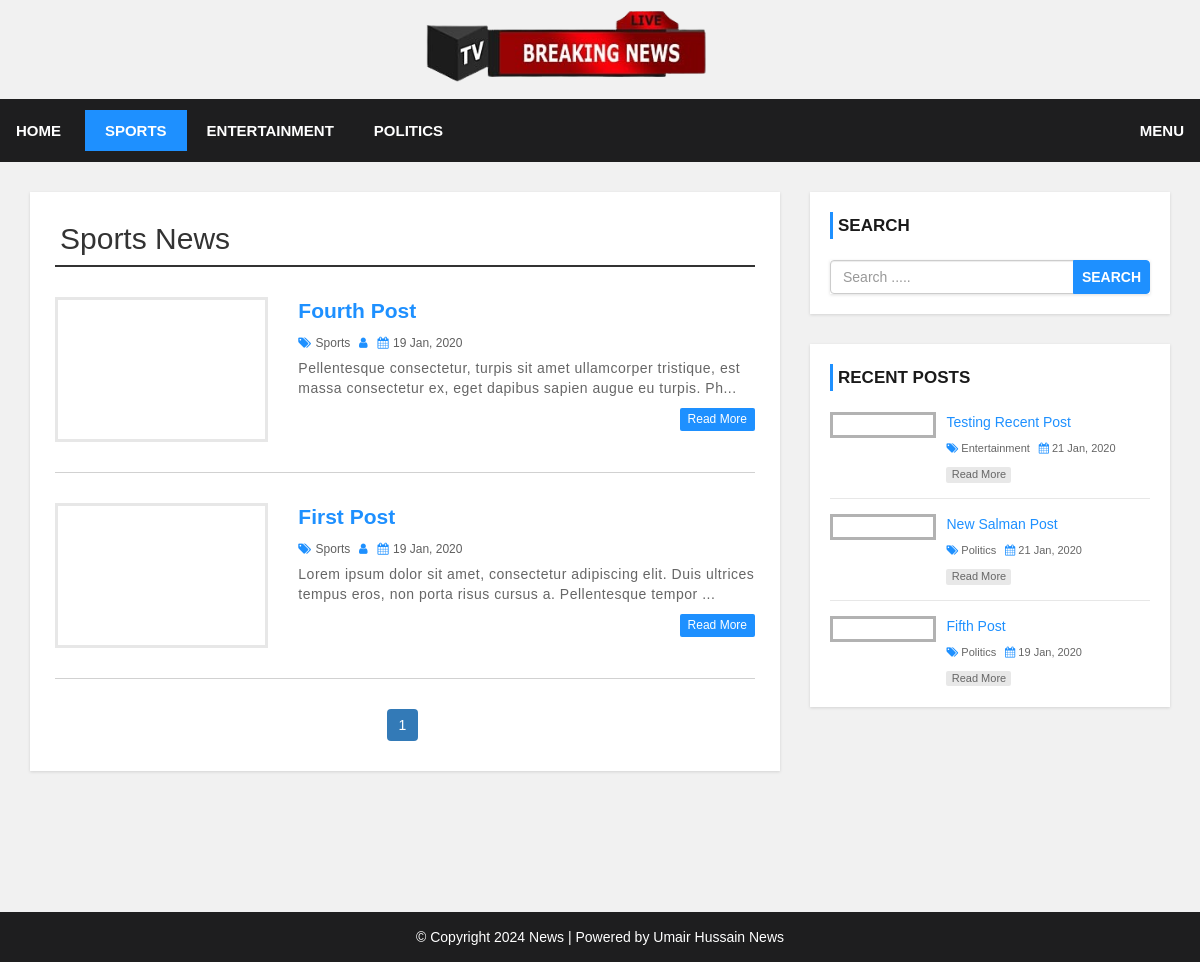
Page /category.php?cid=34 on the committed database.
### tables this page shows
CREATE TABLE `category` (
  `category_id` int(11) NOT NULL,
  `category_name` varchar(100) NOT NULL,
  `post` int(11) NOT NULL DEFAULT 0
);

CREATE TABLE `post` (
  `post_id` int(11) NOT NULL,
  `title` varchar(100) NOT NULL,
  `description` text NOT NULL,
  `category` varchar(100) NOT NULL,
  `post_date` varchar(50) NOT NULL,
  `author` int(11) NOT NULL,
  `post_img` varchar(100) NOT NULL
);

CREATE TABLE `settings` (
  `id` int(11) NOT NULL,
  `websitename` varchar(60) NOT NULL,
  `logo` varchar(50) NOT NULL,
  `footerdesc` varchar(255) NOT NULL
);

### category.php (the view, shortened to what this page needs)
<?php include 'header.php'; ?>
    <div id="main-content">
      <div class="container">
        <div class="row">
            <div class="col-md-8">
                <div class="post-container">
                  <?php
                  include "config.php";
                  if(isset($_GET['cid'])){
                    $cat_id = $_GET['cid'];
                    $sql1 = "SELECT * FROM category WHERE category_id = {$cat_id}";
                    $result1 = mysqli_query($conn, $sql1) or die("Query Failed.");
                    $row1 = mysqli_fetch_assoc($result1);
                  ?>
                  <h2 class="page-heading"><?php echo $row1['category_name']; ?> News</h2>
                  <?php
                    $limit = 3;
                    if(isset($_GET['page'])){
                      $page = $_GET['page'];
                    }else{
                      $page = 1;
                    }
                    $offset = ($page - 1) * $limit;
                    $sql = "SELECT post.post_id, post.title, post.description,post.post_date,post.author,
                    category.category_name,user.username,post.category,post.post_img FROM post
                    LEFT JOIN category ON post.category = category.category_id
                    LEFT JOIN user ON post.author = user.user_id
                    WHERE post.category = {$cat_id}
                    ORDER BY post.post_id DESC LIMIT {$offset},{$limit}";
                    $result = mysqli_query($conn, $sql) or die("Query Failed.");
                    if(mysqli_num_rows($result) > 0){
                      while($row = mysqli_fetch_assoc($result)) {
                  ?>
                    <div class="post-content">
                        <div class="row">
                            <div class="col-md-4">
                              <a class="post-img" href="single.php?id=<?php echo $row['post_id']; ?>"><img src="admin/upload/<?php echo $row['post_img']; ?>" alt=""/></a>
                            </div>
                            <div class="col-md-8">
                              <div class="inner-content clearfix">
                                  <h3><a href='single.php?id=<?php echo $row['post_id']; ?>'><?php echo $row['title']; ?></a></h3>
                                  <div class="post-information">
                                      <span>
                                          <i class="fa fa-tags" aria-hidden="true"></i>
                                          <a href='category.php?cid=<?php echo $row['category']; ?>'><?php echo $row['category_name']; ?></a>
                                      </span>
                                      <span>
                                          <i class="fa fa-user" aria-hidden="true"></i>
                                      </span>
                                      <span>
                                          <i class="fa fa-calendar" aria-hidden="true"></i>
                                          <?php echo $row['post_date']; ?>
                                      </span>
                                  </div>
                                  <p class="description">
                                      <?php echo substr($row['description'],0,130) . "..."; ?>
                                  </p>
                                  <a class='read-more pull-right' href='single.php?id=<?php echo $row['post_id']; ?>'>read more</a>
                              </div>
                            </div>
                        </div>
                    </div>
                    <?php
                      }
                    }else{
                      echo "<h2>No Record Found.</h2>";
                    }
                    if(mysqli_num_rows($result1) > 0){
                      $total_records = $row1['post'];
                      $total_page = ceil($total_records / $limit);
                      echo '<ul class="pagination admin-pagination">';
                      for($i = 1; $i <= $total_page; $i++){
                        if($i == $page){
                          $active = "active";
                        }else{
                          $active = "";
                        }
                        echo '<li class="'.$active.'"><a href="category.php?cid='.$cat_id .'&page='.$i.'">'.$i.'</a></li>';
                      }
                      echo '</ul>';
                    }
                  }else{
                    echo "<h2>No Record Found.</h2>";
                  }
                    ?>
                </div>
            </div>
            <?php include 'sidebar.php'; ?>
        </div>
      </div>
    </div>
<?php include 'footer.php'; ?>

### header.php (shortened to what this page needs)
<!DOCTYPE html>
<html lang="en">
<head>
    <link rel="stylesheet" href="css/bootstrap.min.css" />
    <link rel="stylesheet" href="css/font-awesome.css">
    <link rel="stylesheet" href="css/style.css">
</head>
<body>
<div id="heade">
    <div class="container">
        <div class="row">
            <div class=" col-md-offset-4 col-md-4">
            <img style=" height:99px"src="admin/images/newss.png">
            </div>
        </div>
    </div>
</div>
<div id="menu-bar">
    <div class="">
        <div class="row">
            <div class="col-md-12" style="display: flex;
            justify-content: space-between;padding: 11px;background-color:#1e1e1f;">
              <?php
                include "config.php";
                if(isset($_GET['cid'])){
                  $cat_id = $_GET['cid'];
                }
                $sql = "SELECT * FROM category WHERE post > 0";
                $result = mysqli_query($conn, $sql) or die("Query Failed. : Category");
                if(mysqli_num_rows($result) > 0){
                  $active = "";
              ?>
                <ul class='menu'>
                  <li><a href='<?php  ?>'>Home</a></li>
                  <?php while($row = mysqli_fetch_assoc($result)) {
                    if(isset($_GET['cid'])){
                      if($row['category_id'] == $cat_id){
                        $active = "active";
                      }else{
                        $active = "";
                      }
                    }
                    echo "<li><a class='{$active}' href='category.php?cid={$row['category_id']}'>{$row['category_name']}</a></li>";
                  } ?>
                </ul>
                <ul class='menu'>
                  <li><a href='./admin/users.php'>Menu</a></li>
                </ul>
                <?php } ?>
            </div>
        </div>
    </div>
</div>

### sidebar.php (shortened to what this page needs)
<div id="sidebar" class="col-md-4">
    <div class="search-box-container">
        <h4>Search</h4>
        <form class="search-post" action="search.php" method ="GET">
            <div class="input-group">
                <input type="text" name="search" class="form-control" placeholder="Search .....">
                <span class="input-group-btn">
                    <button type="submit" class="btn btn-danger">Search</button>
                </span>
            </div>
        </form>
    </div>
    <div class="recent-post-container">
        <h4>Recent Posts</h4>
        <?php
        include "config.php";
        $limit = 3;
        $sql = "SELECT post.post_id, post.title, post.post_date,
        category.category_name,post.category,post.post_img FROM post
        LEFT JOIN category ON post.category = category.category_id
        ORDER BY post.post_id DESC LIMIT {$limit}";
        $result = mysqli_query($conn, $sql) or die("Query Failed. : Recent Post");
        if(mysqli_num_rows($result) > 0){
          while($row = mysqli_fetch_assoc($result)) {
      ?>
        <div class="recent-post">
            <a class="post-img" href="single.php?id=<?php echo $row['post_id']; ?>">
            </a>
            <div class="post-content">
                <h5><a href="single.php?id=<?php echo $row['post_id']; ?>"><?php echo $row['title']; ?></a></h5>
                <span>
                    <i class="fa fa-tags" aria-hidden="true"></i>
                    <a href='category.php?cid=<?php echo $row['category']; ?>'><?php echo $row['category_name']; ?></a>
                </span>
                <span>
                    <i class="fa fa-calendar" aria-hidden="true"></i>
                    <?php echo $row['post_date']; ?>
                </span>
                <a class="read-more" href="single.php?id=<?php echo $row['post_id']; ?>">read more</a>
            </div>
        </div>
    <?php
      }
    }
    ?>
    </div>
</div>

### footer.php
<div id ="footer" style=" background-color:#1e1e1f;">
    <div class="container">
        <div class="row">
            <div class="col-md-12">
              <?php
                include "config.php";
                $sql = "SELECT * FROM settings";
                $result = mysqli_query($conn, $sql) or die("Query Failed.");
                if(mysqli_num_rows($result) > 0){
                  while($row = mysqli_fetch_assoc($result)) {
              ?>
                <span><?php echo $row['footerdesc']; ?></span>
              <?php
                }
              }
              ?>
            </div>
        </div>
    </div>
</div>
</body>
</html>

### css/style.css (style rules this page uses)
body { background: #f1f1f1; font-family: sans-serif,arial,Helvetica; }
a, a:hover, a:focus { text-decoration: none; outline: none; }
ul { margin:0; padding:0; list-style:none; }
h2.page-heading { margin: 5px 0 30px; padding: 0 5px 10px; border-bottom: 2px solid #333; }
form { background: #fff; padding: 25px; box-shadow:0 1px 3px rgba(0, 0, 0, 0.13); }
#menu-bar { background: #333; text-align: center; }
#menu-bar .menu > li { display: inline-block; }
.menu > li > a { padding: 10px 20px; display: block; text-transform: uppercase; color: #fff; font-size: 15px; font-weight:600; transition:all 0.5s ease 0s; }
#menu-bar .menu > li > a:hover, #menu-bar .menu > li > a.active { color:#fff; background:#1e90ff; }
#main-content { padding: 30px 0; min-height: 750px; }
#main-content .post-container { background-color: #fff; padding: 25px; box-shadow: 0 1px 3px rgba(0, 0, 0, 0.13); }
#main-content .post-content { border-bottom: 1px solid #d1d1d1; padding: 0 0 30px; margin-bottom:30px; }
#main-content .post-content .post-img { border: 3px solid #e7e7e7; display: block; height: 145px; overflow: hidden; transition: border .3s; }
#main-content .post-content h3 { font-size: 21px; line-height: 28px; font-weight: 600; margin: 0 0 7px; }
#main-content .post-content h3 a { color: #1e90ff; transition:all 0.3s; }
#main-content .post-content .post-information span { color: #606060; font-size: 12px; text-transform: capitalize; margin: 0 5px 5px 0; display: inline-block; }
#main-content .post-content .post-information i { color: #1e90ff; margin-right: 1px; }
#main-content .post-content .post-information a { color: #606060; text-decoration: none; }
#main-content .post-content p, #main-content .single-post p { color: #666; font-size: 14px; letter-spacing: 0.5px; margin:0 0 10px; }
#main-content .post-content a.read-more { color: #fff; background-color: #1E90FF; font-size: 12px; text-transform: capitalize; padding: 3px 8px; border-radius: 2px; transition: all 0.3s; }
.pagination { display: block; text-align: center; margin: 0; }
.pagination li { display:inline-block; margin: 0 5px 0 0; }
.pagination li a { border: none; background: #1e90ff; color: #fff; }
i.fa { color:#222; }
#sidebar h4 { color: #1A1A1A; font-size: 17px; line-height: 27px; font-weight:600; text-transform: uppercase; padding: 0 0 0 5px; margin: 0 0 21px; border-left: 3px solid #1e90ff; }
#sidebar .search-box-container { background-color: #fff; padding: 20px; margin: 0 0 30px; box-shadow: 0 1px 3px rgba(0, 0, 0, 0.13); }
#sidebar .search-post { padding: 0; }
#sidebar .search-post input { color: #606060; }
#sidebar .search-post .btn { font-weight: 600; text-transform: uppercase; padding: 6px 8px; background-color: #1E90FF; border-color: #1E90FF; outline: none; }
#sidebar .recent-post-container { padding: 20px; background: #fff; box-shadow: 0 1px 3px rgba(0, 0, 0, 0.13); }
#sidebar .recent-post { border-bottom: 1px solid #e7e7e7; padding: 0 0 15px; margin: 0 0 15px; }
#sidebar .recent-post:last-child { margin: 0; padding: 0; border: none; }
#sidebar .recent-post .post-img { display: inline-block; width: 33%; border: 3px solid rgba(0,0,0,0.3); vertical-align: top; transition: border .3s; }
#sidebar .recent-post .post-content { width: 65%; display: inline-block; border: none; padding: 0 0 0 7px; margin: 0; }
#sidebar .recent-post h5 { font-size: 14px; line-height: 20px; margin: 0 0 5px; }
#sidebar .recent-post h5 a { color: #1E90FF; }
#sidebar .recent-post span { color: #666; font-size: 11px; display: inline-block; margin: 0 5px 10px 0; }
#sidebar .recent-post span a { color: #666; }
#sidebar .recent-post span i { color: #1E90FF; }
#sidebar .recent-post a.read-more { color: #666; background-color: rgba(0,0,0,0.09); width: 65px; font-size: 11px; text-align: center; padding: 0; display: block; transition: all 0.3s; }
#footer { color: #fff; padding:15px 0; text-align:center; background-color:#1e1e1f; }
#footer a { color:#fff; }

### rows in the picture
category: category_name "SPORTS", category_name "Sports"
category: category_name "ENTERTAINMENT"
category: category_name "POLITICS"
post: title "Fourth Post", category.category_name "Sports", post_date "19 Jan, 2020", description "Pellentesque consectetur, turpis sit amet ullamcorper tristique, est massa consectetur ex, eget dapibus sapien augue eu turpis. Ph"
post: title "First Post", category.category_name "Sports", post_date "19 Jan, 2020", description "Lorem ipsum dolor sit amet, consectetur adipiscing elit. Duis ultrices tempus eros, non porta risus cursus a. Pellentesque tempor"
post: title "Testing Recent Post", category.category_name "Entertainment", post_date "21 Jan, 2020"
post: title "New Salman Post", category.category_name "Politics", post_date "21 Jan, 2020"
post: title "Fifth Post", category.category_name "Politics", post_date "19 Jan, 2020"
settings: footerdesc "© Copyright 2024 News | Powered by Umair Hussain News"
